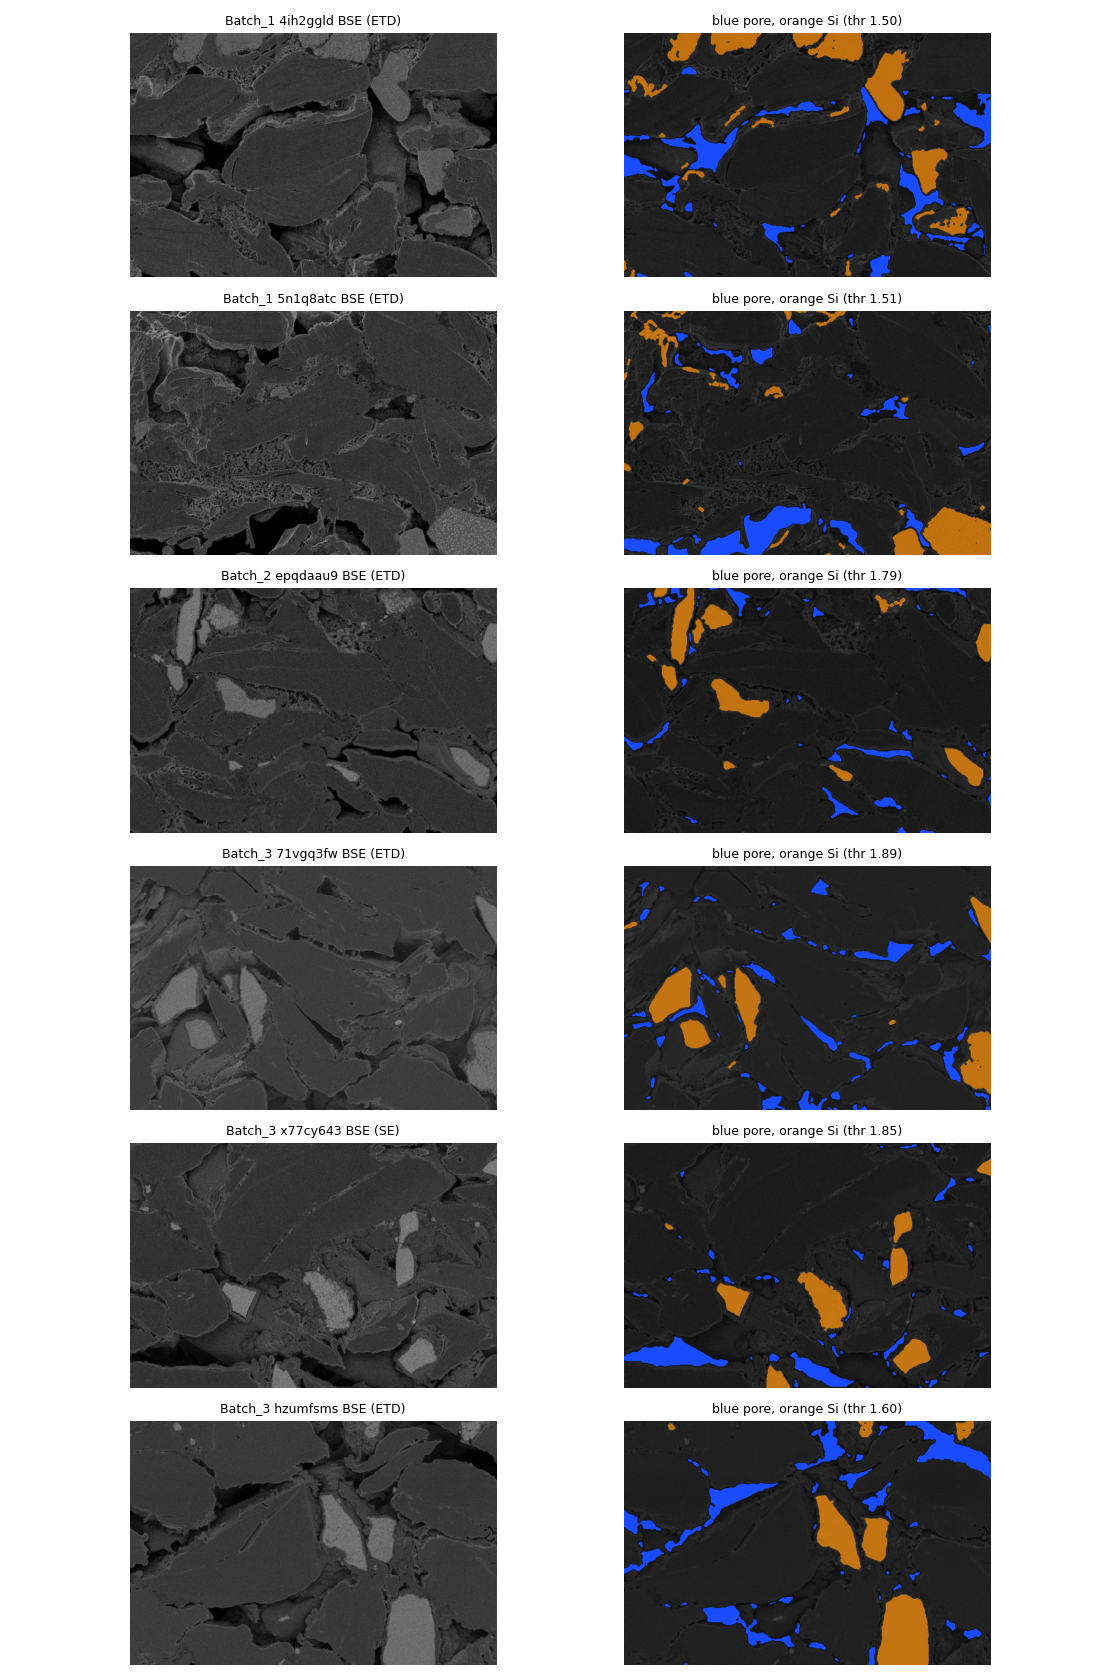

The script that saved this image:
"""Segmentation check figure: BSE crop next to the phase overlay for 6 sites across batches.
Includes a Batch_3 black-level-offset site (71vgq3fw) and an SE-detector site (x77cy643)."""
import matplotlib; matplotlib.use("Agg"); import matplotlib.pyplot as plt
from PIL import Image
from pmdb.io import load_site
from seg import segment, overlay

SITES = [("Batch_1", "4ih2ggld"), ("Batch_1", "5n1q8atc"), ("Batch_2", "epqdaau9"),
         ("Batch_3", "71vgq3fw"), ("Batch_3", "x77cy643"), ("Batch_3", "hzumfsms")]
fig, ax = plt.subplots(len(SITES), 2, figsize=(11.2, 16.8))
for r, (b, s) in enumerate(SITES):
    site = load_site(b, s, resolution="half", normalise="none")
    bse = site.image[..., 0]; lab, info = segment(bse)
    crop = (slice(0, 400), slice(0, 600))
    ax[r, 0].imshow(bse[crop], cmap="gray", vmin=0, vmax=255); ax[r, 0].set_title(f"{b} {s} BSE ({site.se_detector})", fontsize=9)
    ax[r, 1].imshow(overlay(bse, lab)[crop]); ax[r, 1].set_title(f"blue pore, orange Si (thr {info['si_thr']:.2f})", fontsize=9)
    for a in ax[r]: a.axis("off")
fig.tight_layout(); fig.savefig("overlays.png", dpi=100)
im = Image.open("overlays.png").convert("RGB"); w = 1000
im.resize((w, int(im.size[1] * w / im.size[0])), Image.LANCZOS).save("overlays_small.jpg", quality=82)
